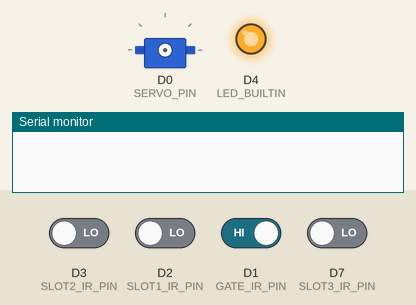
The sketch below on a simulated ESP8266 (NodeMCU). Shown: servo, output pins drawn as LEDs (lit = HIGH, except the on-board LED, lit = LOW), the last lines printed to the serial monitor. The test bench sets the inputs (shaded band); at power-on: D1 (GATE_IR_PIN) HIGH, D2 (SLOT1_IR_PIN), D3 (SLOT2_IR_PIN), D7 (SLOT3_IR_PIN) LOW. WiFi joins after 1.5 s; servers stay silent unless stated.

Above: at 0.0 s.
At 3.7 s:
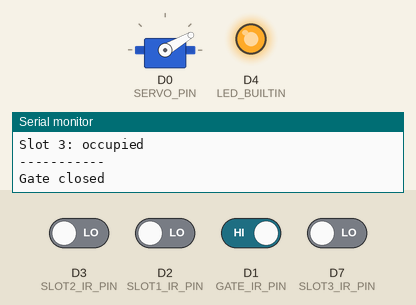
3.8 s: D1 (GATE_IR_PIN) driven LOW
At 4.4 s:
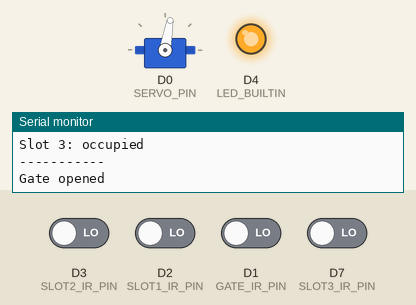
7.3 s: D1 (GATE_IR_PIN) driven HIGH
Timing chart, 0 to 20.3 s (numbered marks = the images above; inputs shaded):
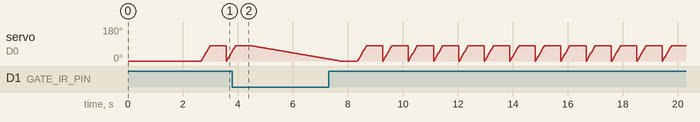

The sketch:

LimitedComponents.ino
```cpp
#include <ESP8266WiFi.h>
#include <ESP8266Firebase.h>
#include <Servo.h>

// Firebase configuration
#define _SSID "Pixel 7a"            // Your WiFi SSID
#define _PASSWORD "87654321"        // Your WiFi Password
#define REFERENCE_URL "https://parkbuddy-653a1-default-rtdb.firebaseio.com"  // Your Firebase project reference URL

// Define pin numbers
#define GATE_IR_PIN D1              // Gate IR sensor connected to D1
#define SLOT1_IR_PIN D2             // Parking spot 1 IR sensor connected to D2
#define SLOT2_IR_PIN D3             // Parking spot 2 IR sensor connected to D3
#define SLOT3_IR_PIN D7             // Parking spot 3 IR sensor connected to D7

//#define SLOT1_RED_LED_PIN D5        // Slot 1 Red LED connected to D5
//#define SLOT1_GREEN_LED_PIN D6      // Slot 1 Green LED connected to D6
//#define SLOT2_RED_LED_PIN D8        // Slot 2 Red LED connected to D8
//#define SLOT2_GREEN_LED_PIN D9      // Slot 2 Green LED connected to D9
//#define SLOT3_RED_LED_PIN D10       // Slot 3 Red LED connected to D10
//#define SLOT3_GREEN_LED_PIN D11     // Slot 3 Green LED connected to D11

#define SERVO_PIN D0                // Servo motor connected to D0

// Initialize Firebase
Firebase firebase(REFERENCE_URL);
Servo gateServo;

void setup() {
  Serial.begin(115200);

  // Initialize LEDs and servo
  pinMode(LED_BUILTIN, OUTPUT);
//  pinMode(SLOT1_RED_LED_PIN, OUTPUT);
//  pinMode(SLOT1_GREEN_LED_PIN, OUTPUT);
//  pinMode(SLOT2_RED_LED_PIN, OUTPUT);
//  pinMode(SLOT2_GREEN_LED_PIN, OUTPUT);
//  pinMode(SLOT3_RED_LED_PIN, OUTPUT);
//  pinMode(SLOT3_GREEN_LED_PIN, OUTPUT);

  // Setup Wi-Fi connection
  WiFi.mode(WIFI_STA);
  WiFi.disconnect();
  delay(1000);
  Serial.print("Connecting to: ");
  Serial.println(_SSID);
  WiFi.begin(_SSID, _PASSWORD);

  while (WiFi.status() != WL_CONNECTED) {
    delay(500);
    Serial.print(".");
  }

  Serial.println("WiFi Connected");
  Serial.print("IP Address: ");
  Serial.println(WiFi.localIP());

  // Initialize the servo
  gateServo.attach(SERVO_PIN);
  gateServo.write(0); // Initial position of the servo (closed gate)
}

void loop() {
  // Variables to track parking spot status
  bool isSlot1Occupied = (digitalRead(SLOT1_IR_PIN) == LOW); // Assuming LOW means object detected
  bool isSlot2Occupied = (digitalRead(SLOT2_IR_PIN) == LOW); // Assuming LOW means object detected
  bool isSlot3Occupied = (digitalRead(SLOT3_IR_PIN) == LOW); // Assuming LOW means object detected

  // Check gate IR sensor
  if (digitalRead(GATE_IR_PIN) == LOW) { // Assuming LOW means object detected
    Serial.println("Gate opened");
    firebase.setString("parking_space/gate/status", "Gate opened");


    //open gate slowly
    for (int angle = 80; angle >= 0; angle--) {
      gateServo.write(angle);
      delay(40);
    }
    //gateServo.write(90); // Open the gate


  } else {
    firebase.setString("parking_space/gate/status", "Gate closed");
    Serial.println("Gate closed");


    //close gate slowly
//    delay(2000);
    for (int angle = 0; angle <= 80; angle++) {
      gateServo.write(angle);
      delay(4);
    }


//    delay(5000); // Keep the gate open for 5 seconds
//    gateServo.write(0); // Close the gate
  }

  // Update LEDs and Firebase for Slot 1
  if (isSlot1Occupied) {
//    digitalWrite(SLOT1_RED_LED_PIN, LOW);   // Turn off red LED
//    digitalWrite(SLOT1_GREEN_LED_PIN, HIGH); // Turn on green LED
    firebase.setString("parking_space/slot1/status", "Parked");
    Serial.println("Slot 1: occupied");
  } else {
//    digitalWrite(SLOT1_RED_LED_PIN, HIGH);  // Turn on red LED
//    digitalWrite(SLOT1_GREEN_LED_PIN, LOW); // Turn off green LED
    firebase.setString("parking_space/slot1/status", "Free");
    Serial.println("Slot 1: empty");
  }

  // Update LEDs and Firebase for Slot 2
  if (isSlot2Occupied) {
//    digitalWrite(SLOT2_RED_LED_PIN, LOW);   // Turn off red LED
//    digitalWrite(SLOT2_GREEN_LED_PIN, HIGH); // Turn on green LED
    firebase.setString("parking_space/slot2/status", "Parked");
    Serial.println("Slot 2: occupied");
  } else {
//    digitalWrite(SLOT2_RED_LED_PIN, HIGH);  // Turn on red LED
//    digitalWrite(SLOT2_GREEN_LED_PIN, LOW); // Turn off green LED
    firebase.setString("parking_space/slot2/status", "Free");
    Serial.println("Slot 2: empty");
  }

  // Update LEDs and Firebase for Slot 3
  if (isSlot3Occupied) {
//    digitalWrite(SLOT3_RED_LED_PIN, LOW);   // Turn off red LED
//    digitalWrite(SLOT3_GREEN_LED_PIN, HIGH); // Turn on green LED
    firebase.setString("parking_space/slot3/status", "Parked");
    Serial.println("Slot 3: occupied");
  } else {
//    digitalWrite(SLOT3_RED_LED_PIN, HIGH);  // Turn on red LED
//    digitalWrite(SLOT3_GREEN_LED_PIN, LOW); // Turn off green LED
    firebase.setString("parking_space/slot3/status", "Free");
    Serial.println("Slot 3: empty");
  }
  Serial.println("-----------");

  // Delay to avoid flooding the Firebase database with updates
//  delay(5000); // Update every 5 seconds
}
```
